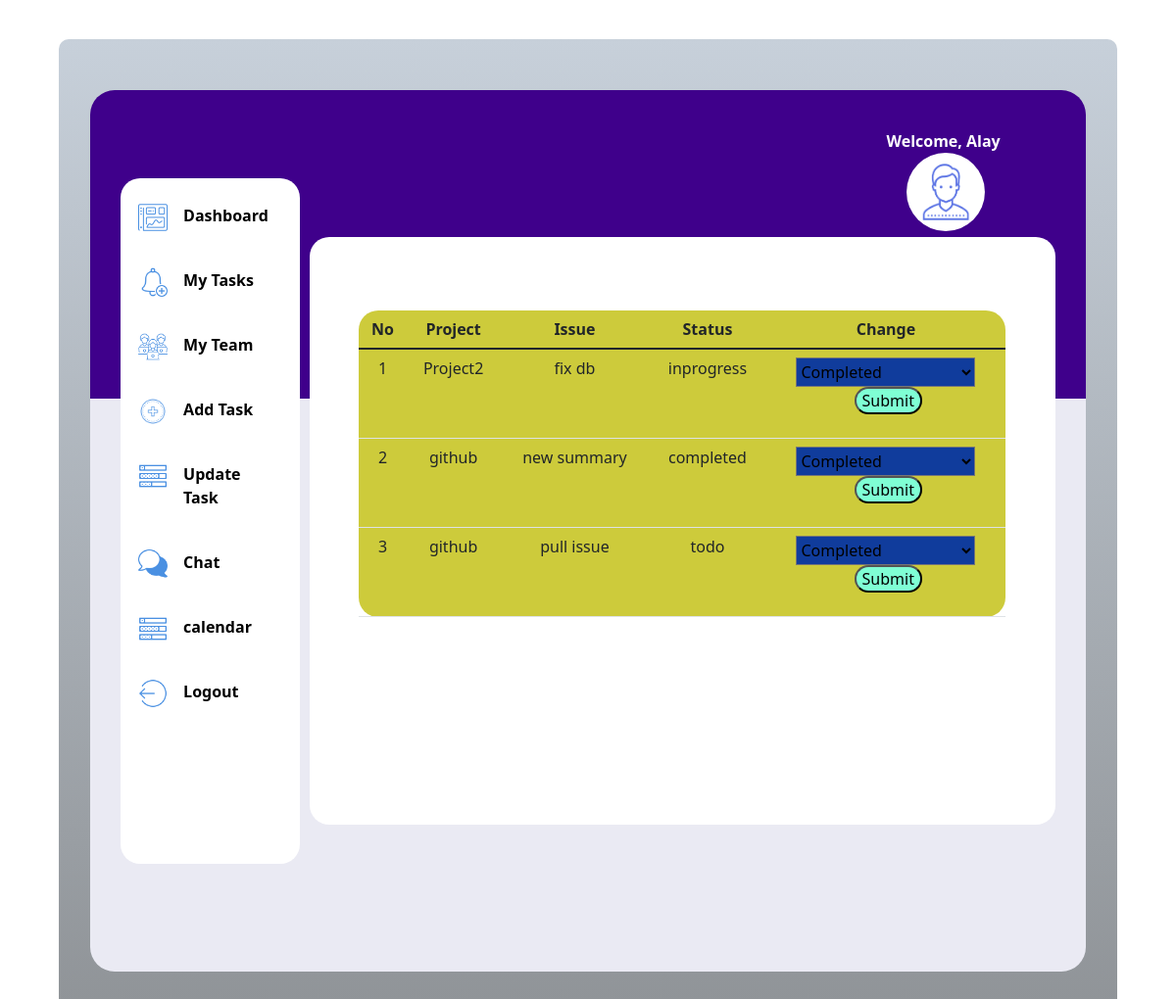
/update, run on the app's committed database.
### tables this page shows
CREATE TABLE issue(srno INTEGER PRIMARY KEY AUTOINCREMENT,project TEXT,issue_type TEXT,summary TEXT,description TEXT,manager TEXT, assigned_to TEXT, status TEXT,priority text);

### routes.py (the view)
@app.route("/update")
def updates():
    update = issues.update()
    return render_template('update.html',update=update)

### issues.py (called while the page is built)
def update():
    conn=sqlite3.connect('lite.db')
    cur=conn.cursor()
    cur.execute('select srno, project,summary,status from issue')
    data=cur.fetchall()
    return data

### templates/update.html (shortened to what this page needs)
<html>
    <head>
        <link rel= "stylesheet" type= "text/css" href= "{{ url_for('static',filename='styles/newdashboard.css') }}">
        <link href="https://cdn.jsdelivr.net/npm/bootstrap@5.1.3/dist/css/bootstrap.min.css" rel="stylesheet">
        <link rel="stylesheet" href="../static/styles/allpages.css">
    </head>
    <body>
        <div class="outerpage">
            <div class="webpage">
                <div class="login">
                    Welcome, Alay
                    <img src="../static/images/person.png" alt="">
                </div>
                <div class="sidebar">
                    <div class="dashpic" >
                        <img src="../static/images/icons8-dashboard-60.png" alt="1">
                        <a href="/dashboard">Dashboard</a>
                    </div>
                    <div class="dashpic">
                        <img src="../static/images/icons8-add-reminder-50.png" alt="1">
                        <a href="/tasks">My Tasks</a>
                    </div>
                    <div class="dashpic">
                        <img src="../static/images/icons8-team-58.png" alt="1">
                        <a href="team">My Team</a>
                    </div>
                    <div class="dashpic">
                        <img src="../static/images/icons8-add-80.png" alt="1">
                        <a href="/add">Add Task</a>
                    </div>
                    <div class="dashpic">
                        <img src="../static/images/icons8-tasks-50.png" alt="1">
                        <a href="/update">Update Task</a>
                    </div>
                    <div class="dashpic">
                        <img src="../static/images/icons8-chat-50.png" alt="1">
                        <a href="/chat">Chat</a>
                    </div>
                    <div class="dashpic">
                        <img src="../static/images/icons8-tasks-50.png" alt="1">
                        <a href="/calendar">calendar</a>
                    </div>
                    <div class="dashpic">
                        <img src="../static/images/icons8-logout-rounded-left-50.png" alt="1">
                        <a href="/login">Logout</a>
                    </div>
                </div>
                <div class="mainpage">
                    <table class="table">
                        <thead>
                            <tr style="text-align: center">
                              <th scope="col">No</th>
                              <th scope="col">Project</th>
                              <th scope="col">Issue</th>
                              <th scope="col">Status</th>
                              <th scope="col">Change</th>
                            </tr>
                        </thead>
                        {%for t in update%}
                        <tr>
                            {%for i in t%}
                            <td>{{i}}</td>
                            {%endfor%}
                            <td>
                                <form action="/change" method="get">
                                    <select name="status" class="button">
                                        <option value="completed">Completed</option>
                                    </select>
                                    <input type="submit">
                                </form>
                            </td>
                        </tr>
                        {%endfor%}
                    </table>
                </div>
            </div>
        </div>
        </body>
</html>

### static/styles/newdashboard.css (style rules this page uses)
.outerpage { margin: 30px 2% 30px 2%; height: 1200px; width: 96%; background-image: linear-gradient(#c7d0da,#8f9397); border-radius: 10px; padding-top: 50px; }
.webpage { height: 1000px; width: 94%; background: linear-gradient( #3f008b 0%, #3f008b 35%, #eaeaf3 35%, #eaeaf3 100% ); margin-left: 3%; margin-top: 2px; margin-right: 3% ; border-radius: 25px; }
.sidebar { height: 800px; width: 18%; float: left; margin-top: 40px; margin-left: 3%; border-radius: 20px; background-color: white; }
.sidebar a { color: black; margin-right: 25px; padding: 16px; text-decoration: none; font-weight: bold; }
.dashpic { display: flex; color: black; border-radius: 50px; margin: 10px 0; }
.dashpic img { margin-left: 10%; margin-top: 15px; width: 30px; height: 30px; }
.login img { margin-left: 10%; width: 80px; height: 80px; border-radius: 50px; }
.mainpage { height: 800px; width: 75%; float: left; border-radius: 20px; margin-top: 0px; margin-right: 2%; margin-left: 1%; }
.login { height: 50px; width: 20%; margin-left: 80%; padding-top: 40px; color: white; font-weight: bold; }

### static/styles/allpages.css (style rules this page uses)
.outerpage { height: 1000px; width: 90%; background-image: linear-gradient(#c7d0da,#8f9397); border-radius: 10px; padding-top: 50px; margin: 40px 5%; }
.webpage { height: 900px; width: 94%; background: linear-gradient( #3f008b 0%, #3f008b 35%, #eaeaf3 35%, #eaeaf3 100% ); margin-left: 3%; margin-top: 2px; margin-right: 3% ; border-radius: 25px; }
.sidebar { height: 700px; width: 18%; float: left; margin-top: 40px; margin-left: 3%; border-radius: 20px; background-color: white; }
.sidebar a { color: black; margin-right: 25px; padding: 16px; text-decoration: none; font-weight: bold; }
.dashpic { display: flex; color: black; border-radius: 50px; margin: 10px 0; }
.dashpic img { margin-left: 10%; margin-top: 15px; width: 30px; height: 30px; }
.login img { margin-left: 10%; width: 80px; height: 80px; border-radius: 50px; }
.mainpage { font-weight: bold; height: 600px; width: 75%; float: left; border-radius: 20px; margin-top: 100px; margin-right: 2%; margin-left: 1%; background-color: white; padding: 0% 5%; overflow: scroll; }
.login { height: 50px; width: 20%; margin-left: 80%; padding-top: 40px; color: white; font-weight: bold; }
table { padding: 5px; width: 100%; margin-top: 75px; border-collapse:collapse; background-color: rgba(202, 200, 45, 0.932); border-radius: 20px; }
td { height: 30px; padding: 5px; margin: 5px; border-collapse:collapse; text-align: center; }
input { margin-left: 2%; border-radius: 20px; background-color: aquamarine; }
.button { height: 30px; width: 80%; background-color: rgb(16, 60, 156); cursor: pointer; }

### data on the page
issue: t "1", project "Project2", summary "fix db", status "inprogress"
issue: t "2", project "github", summary "new summary", status "completed"
issue: t "3", project "github", summary "pull issue", status "todo"
